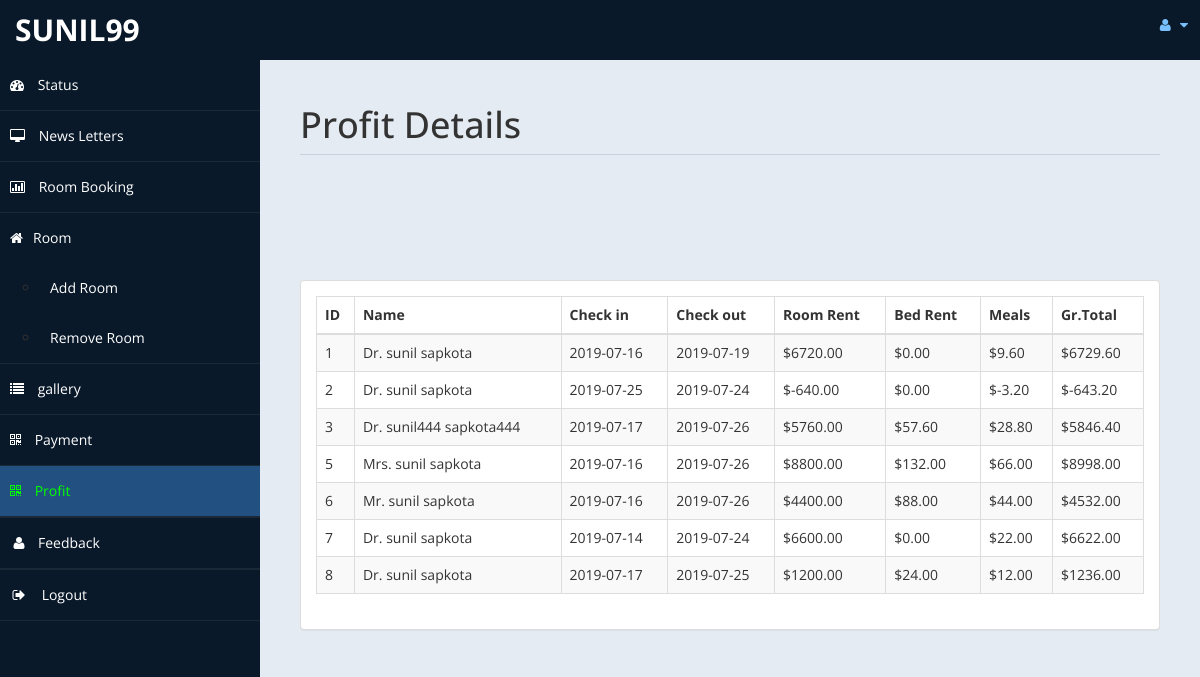
Page /homestay/admin/profit.php (signed in) on the earlier database version.
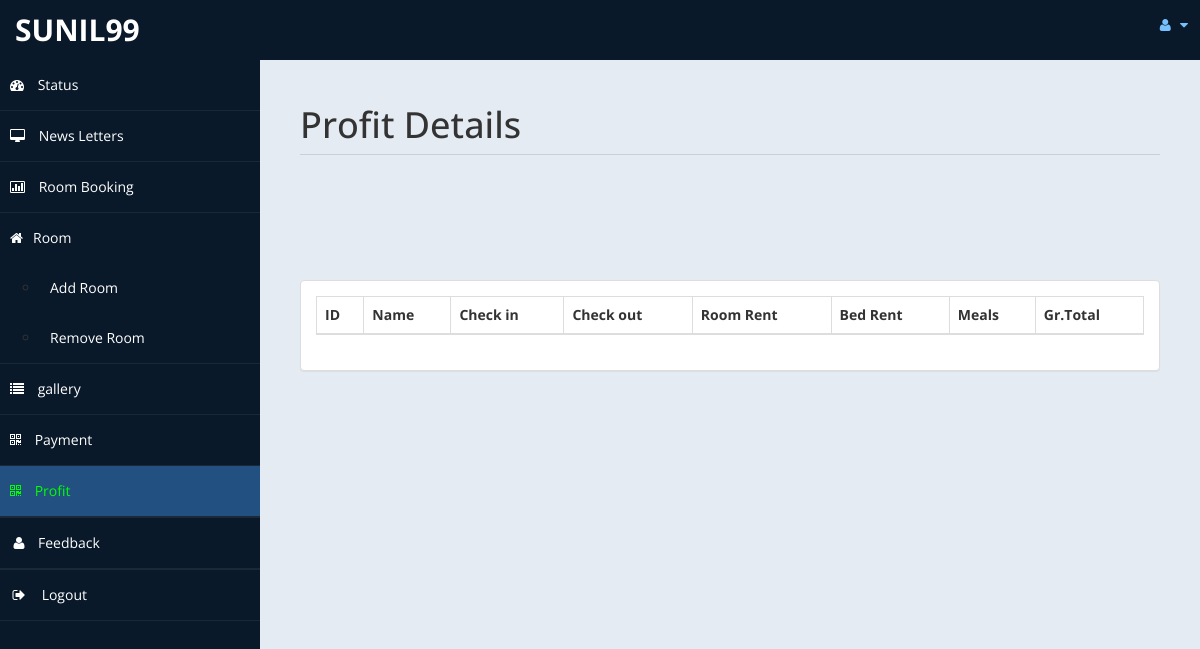
Same page on the later database version.
### tables this page shows
CREATE TABLE `payment` (
  `id` int(11) DEFAULT NULL,
  `title` varchar(5) DEFAULT NULL,
  `fname` varchar(30) DEFAULT NULL,
  `lname` varchar(30) DEFAULT NULL,
  `troom` varchar(30) DEFAULT NULL,
  `tbed` varchar(30) DEFAULT NULL,
  `nroom` int(11) DEFAULT NULL,
  `cin` date DEFAULT NULL,
  `cout` date DEFAULT NULL,
  `ttot` double(8,2) DEFAULT NULL,
  `fintot` double(8,2) DEFAULT NULL,
  `mepr` double(8,2) DEFAULT NULL,
  `meal` varchar(30) DEFAULT NULL,
  `btot` double(8,2) DEFAULT NULL,
  `noofdays` int(11) DEFAULT NULL,
  `owner` varchar(65) NOT NULL
);

### homestay/admin/profit.php (the view, shortened to what this page needs)
<!DOCTYPE html>
<html xmlns="http://www.w3.org/1999/xhtml">
<head>
    <link href="assets/css/bootstrap.css" rel="stylesheet" />
    <link href="assets/css/font-awesome.css" rel="stylesheet" />
	<link rel="stylesheet" href="assets/css/morris.css">
    <link href="assets/css/custom-styles.css" rel="stylesheet" />
    <link href="assets/js/dataTables/dataTables.bootstrap.css" rel="stylesheet" />
</head>
<body>
    <div id="wrapper">
              <?php require'nav.php'; ?>
        <nav class="navbar-default navbar-side" role="navigation">
            <div class="sidebar-collapse">
                <ul class="nav" id="main-menu">
                    <li>
                        <a class="" href="home.php"><i class="fa fa-dashboard"></i> Status</a>
                    </li>
                    <li>
                        <a href="http://localhost/project_hstay_selected/homestay/admin/messages.php"><i class="fa fa-desktop"></i> News Letters</a>
                    </li>
                    <li>
                        <a href="roombook.php"><i class="fa fa-bar-chart-o"></i> Room Booking</a>
                    </li>
                    <li  >
                        <a href="javascript:" class="nav-link "><i class="fa fa-home"></i>Room</a>
                        <ul >
                            <li class=""><a href="room.php" class="">Add Room</a></li>
                            <li class=""><a href="roomdel.php" class="">Remove Room</a></li>
                        </ul>
                    <li>
                        <a href="gallery.php"><i class="fa fa-list"></i> gallery</a>
                    </li><li>
                        <a href="payment.php"><i class="fa fa-qrcode"></i> Payment</a>
                    </li>
                    <li>
                        <a style ="background-color:#225081!important;color:lime;" href="profit.php"><i class="fa fa-qrcode"></i> Profit</a>
                    </li> <li class="divider"></li>
                     <li><a href="feedback.php"><i class="fa fa-user fa-fw"></i>Feedback</a>
                        </li>
                        <li class="divider"></li>
                    <li>
                        <a href="test/logout.php"><i class="fa fa-sign-out fa-fw"></i> Logout</a>
                    </li>
                    </ul>
            </div>
        </nav>
        <div id="page-wrapper" >
            <div id="page-inner">
			 <div class="row">
                    <div class="col-md-12">
                        <h1 class="page-header">
                           Profit Details<small> </small>
                        </h1>
                    </div>
                </div>
            <div class="row">
				<?php
				include('db.php');
?>
				<br>
				<br>
				<br>
				<br><div id="chart"></div>
                <div class="col-md-12">
                    <div class="panel panel-default">
                        <div class="panel-body">
                            <div class="table-responsive">
                                <table class="table table-striped table-bordered table-hover" id="dataTables-example">
                                    <thead>
                                        <tr>
											<th>ID</th>
                                            <th>Name</th>
                                            <th>Check in</th>
											<th>Check out</th>
                                            <th>Room Rent</th>
											<th>Bed Rent</th>
											<th>Meals </th>
											<th>Gr.Total</th>
                                        </tr>
                                    </thead>
                                    <tbody>
									<?php
										$user=$_SESSION['user'];
					$sql = "SELECT * FROM payment where owner='$user'";
										$re = mysqli_query($con,$sql);
										while($row = mysqli_fetch_array($re))
										{
											$id = $row['id'];
											if($id % 2 ==1 )
											{
												echo"<tr class='gradeC'>
													<td>".$row['id']." </td>
													<td>".$row['title']." ".$row['fname']." ".$row['lname']."</td>
													<td>".$row['cin']."</td>
													<td>".$row['cout']."</td>
													<td>$".$row['ttot']."</td>
													<td>$".$row['mepr']."</td>
													<td>$".$row['btot']."</td>
													<td>$".$row['fintot']."</td>
													</tr>";
											}
											else
											{
												echo"<tr class='gradeU'>
													<td>".$row['id']." </td>
													<td>".$row['title']." ".$row['fname']." ".$row['lname']."</td>
													<td>".$row['cin']."</td>
													<td>".$row['cout']."</td>
													<td>$".$row['ttot']."</td>
													<td>$".$row['mepr']."</td>
													<td>$".$row['btot']."</td>
													<td>$".$row['fintot']."</td>
													</tr>";
											}
										}
									?>
                                    </tbody>
                                </table>
                            </div>
                        </div>
                    </div>
                </div>
            </div>
                </div>
            </div>
    </div>
</body>
</html>

Differences in the rows shown:
no longer on this page (row edited): payment: id "1", title "Dr.", fname "sunil", lname "sapkota", cin "2019-07-16", cout "2019-07-19", ttot "6720.00", mepr "0.00", btot "9.60", fintot "6729.60"
no longer on this page (row edited): payment: id "2", title "Dr.", fname "sunil", lname "sapkota", cin "2019-07-25", cout "2019-07-24", ttot "-640.00", mepr "0.00", btot "-3.20", fintot "-643.20"
no longer on this page (row edited): payment: id "3", title "Dr.", fname "sunil444", lname "sapkota444", cin "2019-07-17", cout "2019-07-26", ttot "5760.00", mepr "57.60", btot "28.80", fintot "5846.40"
no longer on this page (row edited): payment: id "5", title "Mrs.", fname "sunil", lname "sapkota", cin "2019-07-16", cout "2019-07-26", ttot "8800.00", mepr "132.00", btot "66.00", fintot "8998.00"
no longer on this page (row edited): payment: id "6", title "Mr.", fname "sunil", lname "sapkota", cin "2019-07-16", cout "2019-07-26", ttot "4400.00", mepr "88.00", btot "44.00", fintot "4532.00"
no longer on this page (row edited): payment: id "7", title "Dr.", fname "sunil", lname "sapkota", cin "2019-07-14", cout "2019-07-24", ttot "6600.00", mepr "0.00", btot "22.00", fintot "6622.00"
no longer on this page (row edited): payment: id "8", title "Dr.", fname "sunil", lname "sapkota", cin "2019-07-17", cout "2019-07-25", ttot "1200.00", mepr "24.00", btot "12.00", fintot "1236.00"
